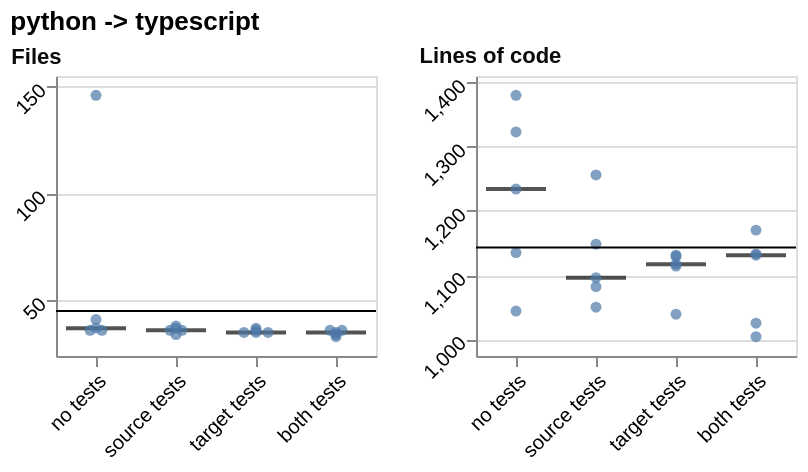

Here is the Vega-Lite specification saved for this chart:
### Vega-Lite specification from a JSON file in a GitHub repository (floating-point values rounded to 4 significant figures)
{"config": {"view": {"continuousWidth": 300, "continuousHeight": 300}, "axis": {"labelAngle": -45}}, "concat": [{"layer": [{"mark": {"type": "tick", "color": "#0b0b0b", "opacity": 0.7, "size": 30, "thickness": 2}, "encoding": {"x": {"field": "condition", "scale": {"paddingInner": 0.25, "paddingOuter": 0.125}, "sort": ["no tests", "source tests", "target tests", "both tests"], "title": null, "type": "nominal"}, "y": {"aggregate": "median", "field": "value", "scale": {"domain": [23.96, 155.0], "nice": false}, "title": null, "type": "quantitative"}}}, {"mark": {"type": "point", "filled": true}, "encoding": {"x": {"field": "condition", "scale": {"paddingInner": 0.25, "paddingOuter": 0.125}, "sort": ["no tests", "source tests", "target tests", "both tests"], "title": null, "type": "nominal"}, "xOffset": {"field": "nudge", "scale": {"domain": [-1.0, 1.0], "range": [9.0, 21.0]}, "title": null, "type": "quantitative"}, "y": {"field": "value", "scale": {"domain": [23.96, 155.0], "nice": false}, "type": "quantitative"}}}, {"mark": {"type": "rule"}, "encoding": {"y": {"aggregate": "median", "field": "reference", "scale": {"domain": [23.96, 155.0], "nice": false}, "type": "quantitative"}}, "transform": [{"filter": {"field": "reference", "valid": true}}]}], "data": {"name": "data-0dd52b264c45575ef80ee2be7fb37794"}, "height": 140, "title": {"text": "Files", "anchor": "start", "color": "#0b0b0b", "fontSize": 11}, "width": 160}, {"layer": [{"mark": {"type": "tick", "color": "#0b0b0b", "opacity": 0.7, "size": 30, "thickness": 2}, "encoding": {"x": {"field": "condition", "scale": {"paddingInner": 0.25, "paddingOuter": 0.125}, "sort": ["no tests", "source tests", "target tests", "both tests"], "title": null, "type": "nominal"}, "y": {"aggregate": "median", "field": "value", "scale": {"domain": [973.9, 1410.0], "nice": false}, "title": null, "type": "quantitative"}}}, {"mark": {"type": "point", "filled": true}, "encoding": {"x": {"field": "condition", "scale": {"paddingInner": 0.25, "paddingOuter": 0.125}, "sort": ["no tests", "source tests", "target tests", "both tests"], "title": null, "type": "nominal"}, "xOffset": {"field": "nudge", "scale": {"domain": [-1.0, 1.0], "range": [9.0, 21.0]}, "title": null, "type": "quantitative"}, "y": {"field": "value", "scale": {"domain": [973.9, 1410.0], "nice": false}, "type": "quantitative"}}}, {"mark": {"type": "rule"}, "encoding": {"y": {"aggregate": "median", "field": "reference", "scale": {"domain": [973.9, 1410.0], "nice": false}, "type": "quantitative"}}, "transform": [{"filter": {"field": "reference", "valid": true}}]}], "data": {"name": "data-57e6dfa4703c2c07c56e1e6b0a97b20b"}, "height": 140, "title": {"text": "Lines of code", "anchor": "start", "color": "#0b0b0b", "fontSize": 11}, "width": 160}], "columns": 4, "title": "python -> typescript", "$schema": "https://vega.github.io/schema/vega-lite/v6.4.1.json", "datasets": {"data-0dd52b264c45575ef80ee2be7fb37794": [{"condition": "no tests", "layout": "rebuilt the file layout", "metric": "file_count", "value": 36.0, "reference": 45.0, "nudge": -0.5}, {"condition": "no tests", "layout": "kept the file layout", "metric": "file_count", "value": 36.0, "reference": 45.0, "nudge": 0.5}, {"condition": "no tests", "layout": "kept the file layout", "metric": "file_count", "value": 146.0, "reference": 45.0, "nudge": 0.0}, {"condition": "no tests", "layout": "rebuilt the file layout", "metric": "file_count", "value": 41.0, "reference": 45.0, "nudge": 0.0}, {"condition": "no tests", "layout": "rebuilt the file layout", "metric": "file_count", "value": 37.0, "reference": 45.0, "nudge": 0.0}, {"condition": "source tests", "layout": "kept the file layout", "metric": "file_count", "value": 36.0, "reference": 45.0, "nudge": -0.5}, {"condition": "source tests", "layout": "kept the file layout", "metric": "file_count", "value": 36.0, "reference": 45.0, "nudge": 0.5}, {"condition": "source tests", "layout": "kept the file layout", "metric": "file_count", "value": 38.0, "reference": 45.0, "nudge": 0.0}, {"condition": "source tests", "layout": "kept the file layout", "metric": "file_count", "value": 34.0, "reference": 45.0, "nudge": 0.0}, {"condition": "source tests", "layout": "rebuilt the file layout", "metric": "file_count", "value": 37.0, "reference": 45.0, "nudge": 0.0}, {"condition": "target tests", "layout": "kept the file layout", "metric": "file_count", "value": 35.0, "reference": 45.0, "nudge": -1.0}, {"condition": "target tests", "layout": "kept the file layout", "metric": "file_count", "value": 35.0, "reference": 45.0, "nudge": 0.0}, {"condition": "target tests", "layout": "kept the file layout", "metric": "file_count", "value": 35.0, "reference": 45.0, "nudge": 1.0}, {"condition": "target tests", "layout": "kept the file layout", "metric": "file_count", "value": 36.0, "reference": 45.0, "nudge": 0.0}, {"condition": "target tests", "layout": "kept the file layout", "metric": "file_count", "value": 37.0, "reference": 45.0, "nudge": 0.0}, {"condition": "both tests", "layout": "kept the file layout", "metric": "file_count", "value": 33.0, "reference": 45.0, "nudge": 0.0}, {"condition": "both tests", "layout": "kept the file layout", "metric": "file_count", "value": 36.0, "reference": 45.0, "nudge": -0.5}, {"condition": "both tests", "layout": "kept the file layout", "metric": "file_count", "value": 36.0, "reference": 45.0, "nudge": 0.5}, {"condition": "both tests", "layout": "kept the file layout", "metric": "file_count", "value": 34.0, "reference": 45.0, "nudge": 0.0}, {"condition": "both tests", "layout": "kept the file layout", "metric": "file_count", "value": 35.0, "reference": 45.0, "nudge": 0.0}], "data-57e6dfa4703c2c07c56e1e6b0a97b20b": [{"condition": "no tests", "layout": "rebuilt the file layout", "metric": "loc", "value": 1044.0, "reference": 1143.0, "nudge": 0.0}, {"condition": "no tests", "layout": "kept the file layout", "metric": "loc", "value": 1380.0, "reference": 1143.0, "nudge": 0.0}, {"condition": "no tests", "layout": "rebuilt the file layout", "metric": "loc", "value": 1323.0, "reference": 1143.0, "nudge": 0.0}, {"condition": "no tests", "layout": "rebuilt the file layout", "metric": "loc", "value": 1135.0, "reference": 1143.0, "nudge": 0.0}, {"condition": "no tests", "layout": "kept the file layout", "metric": "loc", "value": 1234.0, "reference": 1143.0, "nudge": 0.0}, {"condition": "source tests", "layout": "kept the file layout", "metric": "loc", "value": 1096.0, "reference": 1143.0, "nudge": 0.0}, {"condition": "source tests", "layout": "kept the file layout", "metric": "loc", "value": 1256.0, "reference": 1143.0, "nudge": 0.0}, {"condition": "source tests", "layout": "kept the file layout", "metric": "loc", "value": 1050.0, "reference": 1143.0, "nudge": 0.0}, {"condition": "source tests", "layout": "rebuilt the file layout", "metric": "loc", "value": 1148.0, "reference": 1143.0, "nudge": 0.0}, {"condition": "source tests", "layout": "kept the file layout", "metric": "loc", "value": 1082.0, "reference": 1143.0, "nudge": 0.0}, {"condition": "target tests", "layout": "kept the file layout", "metric": "loc", "value": 1117.0, "reference": 1143.0, "nudge": 0.0}, {"condition": "target tests", "layout": "kept the file layout", "metric": "loc", "value": 1114.0, "reference": 1143.0, "nudge": 0.0}, {"condition": "target tests", "layout": "kept the file layout", "metric": "loc", "value": 1131.0, "reference": 1143.0, "nudge": 0.0}, {"condition": "target tests", "layout": "kept the file layout", "metric": "loc", "value": 1129.0, "reference": 1143.0, "nudge": 0.0}, {"condition": "target tests", "layout": "kept the file layout", "metric": "loc", "value": 1039.0, "reference": 1143.0, "nudge": 0.0}, {"condition": "both tests", "layout": "kept the file layout", "metric": "loc", "value": 1131.0, "reference": 1143.0, "nudge": 0.0}, {"condition": "both tests", "layout": "kept the file layout", "metric": "loc", "value": 1170.0, "reference": 1143.0, "nudge": 0.0}, {"condition": "both tests", "layout": "kept the file layout", "metric": "loc", "value": 1004.0, "reference": 1143.0, "nudge": 0.0}, {"condition": "both tests", "layout": "kept the file layout", "metric": "loc", "value": 1133.0, "reference": 1143.0, "nudge": 0.0}, {"condition": "both tests", "layout": "kept the file layout", "metric": "loc", "value": 1025.0, "reference": 1143.0, "nudge": 0.0}]}}
